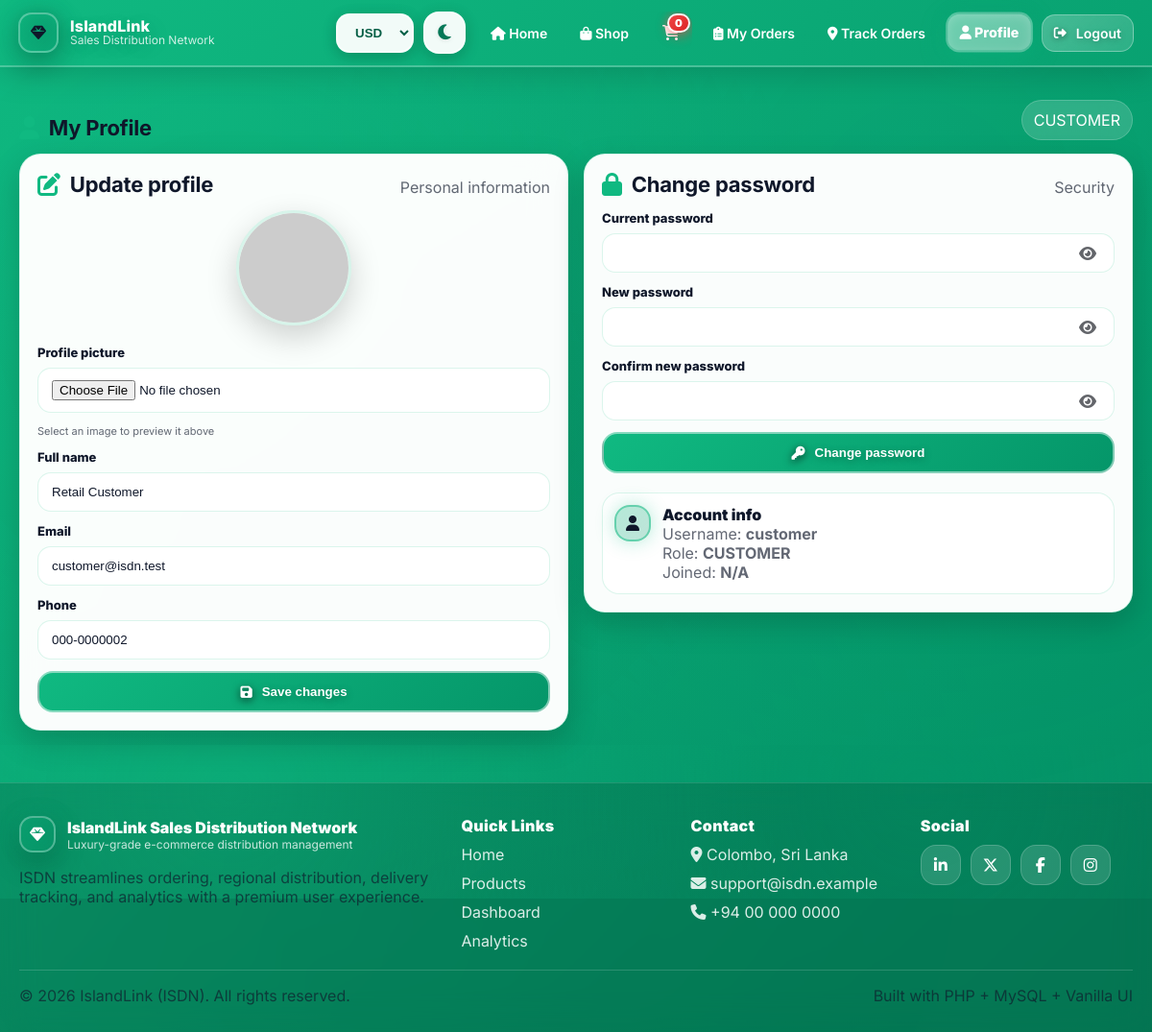
Screenshot of /profile.php (signed in) with the database file from the repository.
### tables this page shows
CREATE TABLE `users` (
  `id` INT NOT NULL AUTO_INCREMENT,
  `username` VARCHAR(50) NOT NULL,
  `password` VARCHAR(255) NOT NULL,
  `role` ENUM('admin','rdc','customer') NOT NULL DEFAULT 'customer',
  `name` VARCHAR(100) NOT NULL,
  `email` VARCHAR(100) NOT NULL,
  `phone` VARCHAR(20) NULL,
  `rdc_location` VARCHAR(50) NULL,
  `profile_image` VARCHAR(255) NULL,
  `created_at` TIMESTAMP NOT NULL DEFAULT CURRENT_TIMESTAMP,
  PRIMARY KEY (`id`),
  UNIQUE KEY `uq_users_username` (`username`),
  UNIQUE KEY `uq_users_email` (`email`)
);

### db.php (called while the page is built, shortened)
<?php
function is_logged_in() {
  return isset($_SESSION['user']) && isset($_SESSION['user']['id']);
}
function current_user() {
  return is_logged_in() ? $_SESSION['user'] : null;
}
function cart_get() {
  return $_SESSION['cart'];
}
function cart_count() {
  $cart = cart_get();
  $sum = 0;
  return $sum;
}
function currency_get() {
  return isset($_SESSION['currency']) && in_array($_SESSION['currency'], ['USD','LKR'], true)
    ? $_SESSION['currency'] : 'USD';
}

### profile.php (the view, shortened to what this page needs)
<?php
require_once __DIR__ . '/db.php';
require_once __DIR__ . '/icons.php';
$u = current_user();
$r = mysqli_query($conn, "SELECT * FROM users WHERE id = " . (int)$u['id'] . " LIMIT 1");
if ($r) {
  $u = mysqli_fetch_assoc($r);
}
$profileImg = $u['profile_image'] ? $u['profile_image'] : 'https://ui-avatars.com/api/?name=' . urlencode($u['name']) . '&size=200&background=667eea&color=fff';
$currency = currency_get();
?>
<!doctype html>
<html lang="en" data-theme="<?php echo isset($_SESSION['theme']) ? htmlspecialchars($_SESSION['theme']) : 'light'; ?>" data-currency="<?php echo htmlspecialchars($currency); ?>">
<head>
  <link rel="stylesheet" href="https://cdnjs.cloudflare.com/ajax/libs/font-awesome/6.5.1/css/all.min.css">
  <link rel="stylesheet" href="style.css">
  <link rel="stylesheet" href="ecommerce-styles.css">
</head>
<body>
  <?php include __DIR__ . '/navbar.php'; ?>
  <main class="main">
    <div class="container">
      <div class="section-head">
        <h2><?php echo icon('user'); ?> My Profile</h2>
        <span class="pill"><?php echo strtoupper($u['role']); ?></span>
      </div>
      <div class="grid cols-2" style="align-items:start">
        <section class="card pad lift" style="animation-delay:.06s">
          <div class="section-head">
            <h2><?php echo icon('pen-to-square'); ?> Update profile</h2>
            <span class="muted">Personal information</span>
          </div>
          <div style="text-align:center; margin-bottom:16px">
            <img src="<?php echo htmlspecialchars($profileImg); ?>" alt="Profile" data-preview style="width:120px;height:120px;border-radius:50%;object-fit:cover;border:3px solid var(--border);box-shadow:var(--shadow-md)">
          </div>
          <form class="form" method="post" enctype="multipart/form-data">
            <div class="field">
              <label>Profile picture</label>
              <input class="input" name="profile_image" type="file" accept=".jpg,.jpeg,.png,.webp">
              <div class="muted" style="font-size:11px; margin-top:4px;">Select an image to preview it above</div>
            </div>
            <div class="field">
              <label>Full name</label>
              <input class="input" name="name" value="<?php echo htmlspecialchars($u['name']); ?>" required>
            </div>
            <div class="field">
              <label>Email</label>
              <input class="input" name="email" type="email" value="<?php echo htmlspecialchars($u['email']); ?>" required>
            </div>
            <div class="field">
              <label>Phone</label>
              <input class="input" name="phone" value="<?php echo htmlspecialchars($u['phone'] ?: ''); ?>">
            </div>
            <button class="btn btn-primary" type="submit"><?php echo icon('floppy-disk'); ?> Save changes</button>
          </form>
        </section>
        <section class="card pad lift" style="animation-delay:.12s">
          <div class="section-head">
            <h2><?php echo icon('lock'); ?> Change password</h2>
            <span class="muted">Security</span>
          </div>
          <form class="form" method="post">
            <div class="field">
              <label>Current password</label>
              <div class="input-wrap">
                <input class="input" id="current_password" name="current_password" type="password" required>
                <button class="toggle-eye" type="button" data-toggle-password="#current_password" aria-label="Show password">
                  <i class="fa-solid fa-eye"></i>
                </button>
              </div>
            </div>
            <div class="field">
              <label>New password</label>
              <div class="input-wrap">
                <input class="input" id="new_password" name="new_password" type="password" required>
                <button class="toggle-eye" type="button" data-toggle-password="#new_password" aria-label="Show password">
                  <i class="fa-solid fa-eye"></i>
                </button>
              </div>
            </div>
            <div class="field">
              <label>Confirm new password</label>
              <div class="input-wrap">
                <input class="input" id="confirm_password" name="confirm_password" type="password" required>
                <button class="toggle-eye" type="button" data-toggle-password="#confirm_password" aria-label="Show password">
                  <i class="fa-solid fa-eye"></i>
                </button>
              </div>
            </div>
            <button class="btn btn-primary" type="submit"><?php echo icon('key'); ?> Change password</button>
          </form>
          <div class="timeline" style="margin-top:20px">
            <div class="timeline-item done">
              <div class="timeline-dot"><?php echo icon('user'); ?></div>
              <div>
                <div style="font-weight:1000">Account info</div>
                <div class="muted">Username: <strong><?php echo htmlspecialchars($u['username']); ?></strong></div>
                <div class="muted">Role: <strong><?php echo strtoupper($u['role']); ?></strong></div>
                <div class="muted">Joined: <strong><?php echo isset($u['created_at']) && $u['created_at'] ? date('M d, Y', strtotime($u['created_at'])) : 'N/A'; ?></strong></div>
              </div>
            </div>
          </div>
        </section>
      </div>
    </div>
  </main>
  <?php include __DIR__ . '/footer.php'; ?>
</body>
</html>

### navbar.php (shortened to what this page needs)
<?php
require_once __DIR__ . '/db.php';
require_once __DIR__ . '/icons.php';
$u = current_user();
$role = $u ? $u['role'] : 'guest';
$cartCount = ($role === 'customer') ? cart_count() : 0;
$currentPage = basename($_SERVER['PHP_SELF']);
function is_active($page) {
  global $currentPage;
  return $currentPage === $page ? 'active' : '';
}
?>
<nav class="navbar">
  <div class="nav-inner">
    <a class="brand" href="index.php">
      <span class="brand-mark">
        <i class="fa-solid fa-gem"></i>
      </span>
      <span class="brand-text">
        <span class="brand-title">IslandLink</span>
        <span class="brand-sub">Sales Distribution Network</span>
      </span>
    </a>
    <?php include __DIR__ . '/navbar-controls.php'; ?>
    <div class="nav-links">
      <?php if ($role === 'admin'): ?>
        <a href="index.php" class="<?php echo is_active('index.php'); ?>"><?php echo icon('house'); ?> Home</a>
        <a href="dashboard.php" class="<?php echo is_active('dashboard.php'); ?>"><?php echo icon('gauge'); ?> Dashboard</a>
        <a href="products.php" class="<?php echo is_active('products.php'); ?>"><?php echo icon('boxes-stacked'); ?> Products</a>
        <a href="orders.php" class="<?php echo is_active('orders.php'); ?>"><?php echo icon('clipboard-list'); ?> Orders</a>
        <a href="delivery.php" class="<?php echo is_active('delivery.php'); ?>"><?php echo icon('truck-fast'); ?> Deliveries</a>
        <a href="users.php" class="<?php echo is_active('users.php'); ?>"><?php echo icon('users'); ?> Users</a>
        <a href="analytics.php" class="<?php echo (is_active('analytics.php') || is_active('advanced-analytics.php')); ?>"><?php echo icon('chart-line'); ?> Analytics</a>
        <a href="advanced-analytics.php" class="<?php echo is_active('advanced-analytics.php'); ?>"><?php echo icon('chart-pie'); ?> Advanced</a>
        <a href="profile.php" class="<?php echo is_active('profile.php'); ?>"><?php echo icon('user'); ?> Profile</a>
        <a class="btn btn-mini" href="logout.php"><?php echo icon('right-from-bracket'); ?> Logout</a>
      <?php elseif ($role === 'customer'): ?>
        <a href="index.php" class="<?php echo is_active('index.php'); ?>"><?php echo icon('house'); ?> Home</a>
        <a href="products.php" class="<?php echo is_active('products.php'); ?>"><?php echo icon('bag-shopping'); ?> Shop</a>
        <a class="nav-cart <?php echo is_active('cart.php'); ?>" href="cart.php" aria-label="Cart">
          <?php echo icon('cart-shopping'); ?>
          <span class="badge <?php echo $cartCount ? 'badge-pulse' : ''; ?>"><?php echo (int)$cartCount; ?></span>
        </a>
        <a href="orders.php" class="<?php echo is_active('orders.php'); ?>"><?php echo icon('clipboard-list'); ?> My Orders</a>
        <a href="track-order.php" class="<?php echo is_active('track-order.php'); ?>"><?php echo icon('location-dot'); ?> Track Orders</a>
        <a href="profile.php" class="<?php echo is_active('profile.php'); ?>"><?php echo icon('user'); ?> Profile</a>
        <a class="btn btn-mini" href="logout.php"><?php echo icon('right-from-bracket'); ?> Logout</a>
      <?php endif; ?>
    </div>
  </div>
</nav>

### ecommerce-styles.css (style rules this page uses)
.section-head { display:flex; align-items:flex-end; justify-content:space-between; gap: 16px; margin-bottom: 14px; }
.section-head h2 { margin:0; font-size: 22px; letter-spacing: -.01em; color: var(--text); display: flex; align-items: center; gap: 10px; }
.pill { display:inline-flex; gap:8px; align-items:center; padding: 10px 12px; border-radius: 999px; background: rgba(255,255,255,.16); border:1px solid rgba(255,255,255,.18); color:#fff; backdrop-filter: blur(14px); }
.timeline { display:grid; gap: 10px; }
.timeline-item { display:flex; gap: 12px; align-items:flex-start; background: var(--card2); border:1px solid var(--border); border-radius: 18px; padding: 12px; }
.timeline-dot { width:38px; height:38px; border-radius: 16px; display:grid; place-items:center; background: linear-gradient(135deg, rgba(16,185,129,.2), rgba(5,150,105,.15)); border:2px solid rgba(16,185,129,.4); flex: 0 0 auto; position: relative; }
.timeline-dot::before { content: ''; position: absolute; inset: -4px; border-radius: 16px; background: linear-gradient(135deg, #10b981, #059669); background-size: 200% 200%; animation: dotGlow 3s ease infinite; opacity: 0.2; z-index: -1; filter: blur(6px); }
.timeline-item.done .timeline-dot { background: linear-gradient(135deg, rgba(16,185,129,.3), rgba(5,150,105,.25)); border-color: rgba(16,185,129,.5); box-shadow: 0 0 20px rgba(16,185,129,.3); }

### rows the page displays
users: role "0", role "CUSTOMER", name "Retail Customer", email "customer@isdn.test", phone "000-0000002", username "customer"
